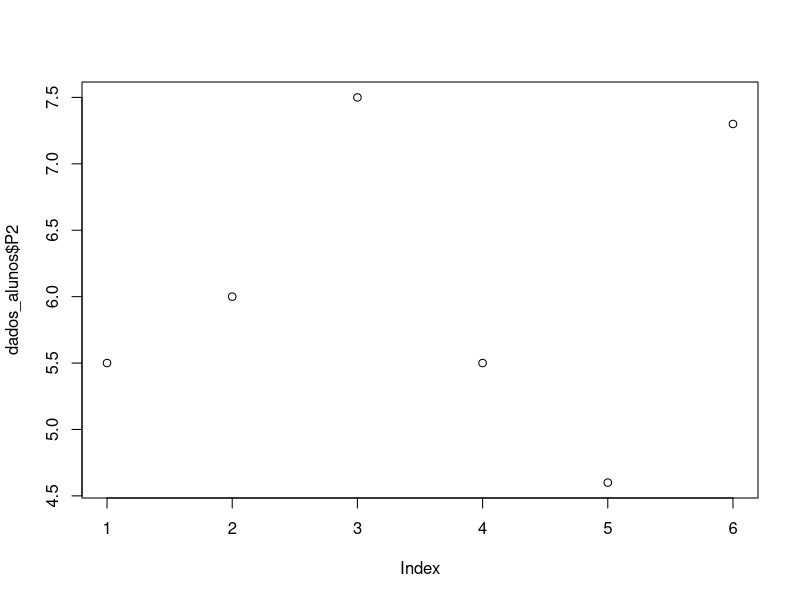
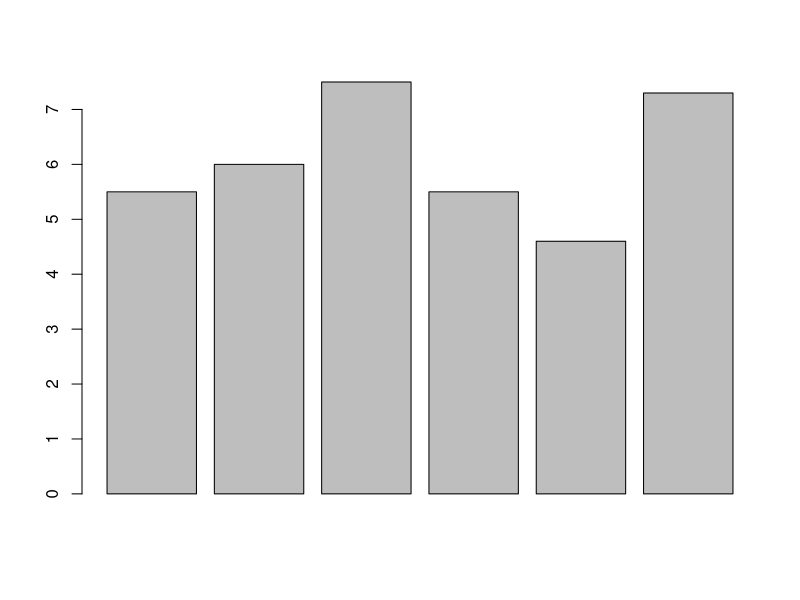
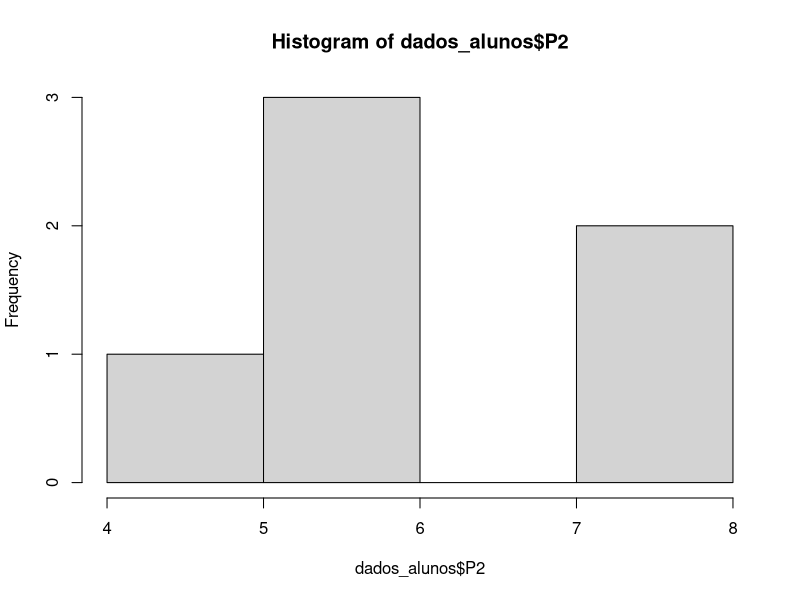

R code for these plots, in order:

# Data-frames - aula anterior

dados_alunos <- data.frame(
  Nome = c("Alexandre", "Allan", "Andre", "Bernardo"),
  P1 = c(3.5, 5, 8 , 9),
  P2 = c(5.5, 6, 7.5, 5.5)
)
print(dados_alunos)
typeof(dados_alunos)


dados_alunos_novos <- data.frame(
  Nome = c("Bruna", "Camila"),
  P1 = c(9, 6.5),
  P2 = c(4.6, 7.3)
)

print(dados_alunos_novos)

dados_alunos <- rbind(dados_alunos, dados_alunos_novos)
print(dados_alunos)

dados_colunaSub <- data.frame(Sub=c(6.5, NA, 5.0, NA, 8.0, NA))
print(dados_colunaSub)
dados_alunos <- cbind(dados_alunos, dados_colunaSub)
print(dados_alunos)


dados_linhaSub = data.frame(Nome="Sub", P1= 10, P2= 10, Sub=5)
dados_alunos = rbind(dados_alunos, dados_linhaSub)
print(dados_alunos)

dados_alunos = dados_alunos[-7, ]
print(dados_alunos)


dados_alunos$Rec <- c(8.5, NA, 8.5, NA, NA, NA)
print(dados_alunos)

alunos_p1 <- subset(dados_alunos, dados_alunos$P1 >= 8)
print(alunos_p1)

alunos_p1<-subset(dados_alunos, !(dados_alunos$P1 >= 8)) #dados da p1 menores que 8, if not
print(alunos_p1)

alunos_p1<- subset(dados_alunos, dados_alunos$P1 >= 3 & 
                     dados_alunos$P1 <= 7)
print(alunos_p1)

alunos_p1<- subset(dados_alunos, dados_alunos$P1 < 5 | 
                     dados_alunos$P1 > 8)
print(alunos_p1)



# Operadores relacionais: exemplos


5 > 4
5 <= NA      # valores indefinidos (NA)?
print(dados_alunos[5,])
dados_alunos[5,"Sub"] <= 6.8


# aplicada sobre vetores - testa cada elemento
# seleciona apenas os elementos com resultado TRUE


v <- c(12, 34, 2, 55, 32)
v > 30
subset(v, v > 30)


print(dados_alunos)

# Operadores relacionais e a função subset() sobre 1 coluna

colunaP1 <- dados_alunos$P1
print(colunaP1)
colunaP1 > 5
subset(colunaP1, colunaP1 > 5)

# sobre os data-frames
subset(dados_alunos, dados_alunos$P1 > 5)

subset(dados_alunos, dados_alunos$Sub > 5)


# Operadores Lógicos

# Exemplos

v <- c(12, 34, 2, 55, 32)
subset(v, !(v > 30))    # valor não superior a 30
subset(v, (v > 30) &    # intervalo entre 30 e (&)
         (v <= 55))    # 55 (inclusive)
subset(v, (v < 30) |    # intervalos menores 30 ou (|)
         (v > 34))     # maiores que 34


# Novas Funções sobre data-frames

# identificar elementos indefinidos (is.na())

print(dados_alunos[3,"Rec"])
is.na(dados_alunos[3,"Rec"])  #é um valor indefinido?
print(dados_alunos[4,"Rec"])
is.na(dados_alunos[4,"Rec"])  #é um valor indefinido?

# Função is.na() aplicada a vetores

colRec <- dados_alunos$Rec
print(colRec)
is.na(colRec)

# quais valores não estão indefinidos (!(is.na()))


print(colRec)
is.na(colRec)     # quais são NA?
!(is.na(colRec))  # quais não são NA?

# função is.na() aplicada a data-frames

subset(dados_alunos, is.na(dados_alunos$Rec))

subset(dados_alunos, !(is.na(dados_alunos$Rec)))

subset(dados_alunos, (is.na(dados_alunos$Rec)) &
         !(is.na(dados_alunos$Sub)))

# Outras operações úteis para data-frames

# encontrar linhas do data-frames com determinados valores
cambru <- subset(dados_alunos, 
                 dados_alunos$Nome %in% c("Camila", "Bruna"))
print(cambru)
cambru1 <- dados_alunos[dados_alunos$Nome %in% 
                          c("Camila", "Bruna"),] 
print(cambru1)

# qual o índice da linha para um determinado valor?

print(dados_alunos)
which(dados_alunos$Nome == "Camila")


print(dados_alunos)
which(dados_alunos$P2 > 7)


print(dados_alunos)
which(dados_alunos$P2 > 7 | dados_alunos$P1 < 5)


# Dados de forma gráfica


plot(dados_alunos$P2)

barplot(dados_alunos$P2)

hist(dados_alunos$P2)



